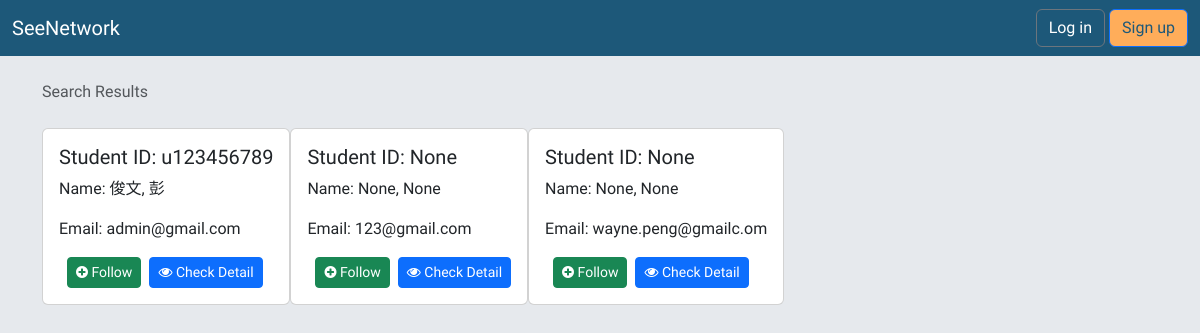
The app's page /search/, older data.
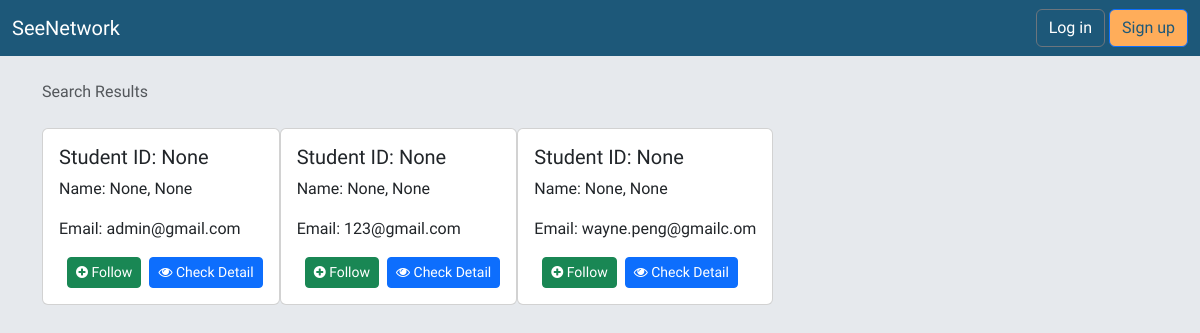
The same page, newer data.
### accounts/models.py (models this page shows, shortened)
class CustomUser(AbstractUser):
    student_id = models.CharField(max_length=10, unique=True, blank=True, null=True)
    first_name = models.CharField(max_length=30, blank=True, null=True)
    last_name = models.CharField(max_length=30, blank=True, null=True)
    nick_name = models.CharField(max_length=30, blank=True, null=True)
    gender = models.CharField(max_length=1, default='n', choices=Gender.choices)
    department = models.CharField(max_length=10, blank=True, null=True, choices=Department.choices)
    slug = models.SlugField(max_length=25, verbose_name='User Slug', unique=True)
    class Meta:
        verbose_name = 'User'
        verbose_name_plural = 'Users'

### network/views.py (the view)
# urls.py: path('search/', views.search_users, name='search_users'),
def search_users(request):
    query = request.GET.get('q', '')
    user=request.user
    results = User.objects.filter(Q(username__icontains=query) | Q(first_name__icontains=query) | Q(last_name__icontains=query) | Q(nick_name__icontains=query) | Q(email__icontains=query) | Q(student_id__icontains=query)).exclude(id=user.id)
    request_has_sent = list()
    friends = list()
    for result in results:
        if FriendRequest.objects.filter(sender=user.id, receiver=result.id, status="pending").first():
            request_has_sent.append(result)
        if Relationship.objects.filter(user=user.id, friend=result.id).first():
            friends.append(result)
    return render(
            request,
            'search_results.html',
            {
                'results': results,
                'query': query,
                'request_has_sent': request_has_sent,
                'friends': friends,
                })

### templates/search_results.html (shortened to what this page needs)
{% extends 'base.html' %}
{% block breadcrumb %}
  <li class="breadcrumb-item active">Search Results</li>
{% endblock %}
{% block content %}
  {% if results %}
    <div class="card-group">
      {% for user in results %}
        <form id="search-result-{{user.id}}" method="post" action="{% url 'send_friend_request' user.id%}">
          {% include 'includes/choice_relation.html' %}
        </form>
      {% endfor %}
    </div>
  {% endif %}
{% endblock %}

### templates/includes/choice_relation.html
<div class="card mb-3">
    <div class="card-body">
        <h5 class="card-title">Student ID: {{ user.student_id }}</h5>
        <p class="card-text">Name: {{ user.first_name }}, {{ user.last_name }}</p>
        <p class="card-text">Email: {{ user.email }}</p>
        <div id="friend-request" class="d-flex align-items-center">
            <button id="friend-request-button-{{user.id}}" type="button" onclick="friendRequest({{user.id}})" class="btn btn-success btn-sm ms-2">
                <i id="friend-request-icon-{{user.id}}" class="fa fa-plus-circle"></i><span id="friend-request-text-{{user.id}}"> {% if user in request_has_sent %} Unfollow {% else %} Follow {% endif %}</span>
            </button>
            <a href="{% url 'profile_view' user.slug  %}" class="btn btn-primary btn-sm ms-2" role="button">
                <i class="fa fa-eye"></i> Check Detail
            </a>
        </div>
    </div>
</div>

Row changes from the older to the newer data that the page shows:
changed CustomUser "admin@gmail.com": student_id "u123456789" → "None"; first_name "俊文" → "None"; last_name "彭" → "None"
